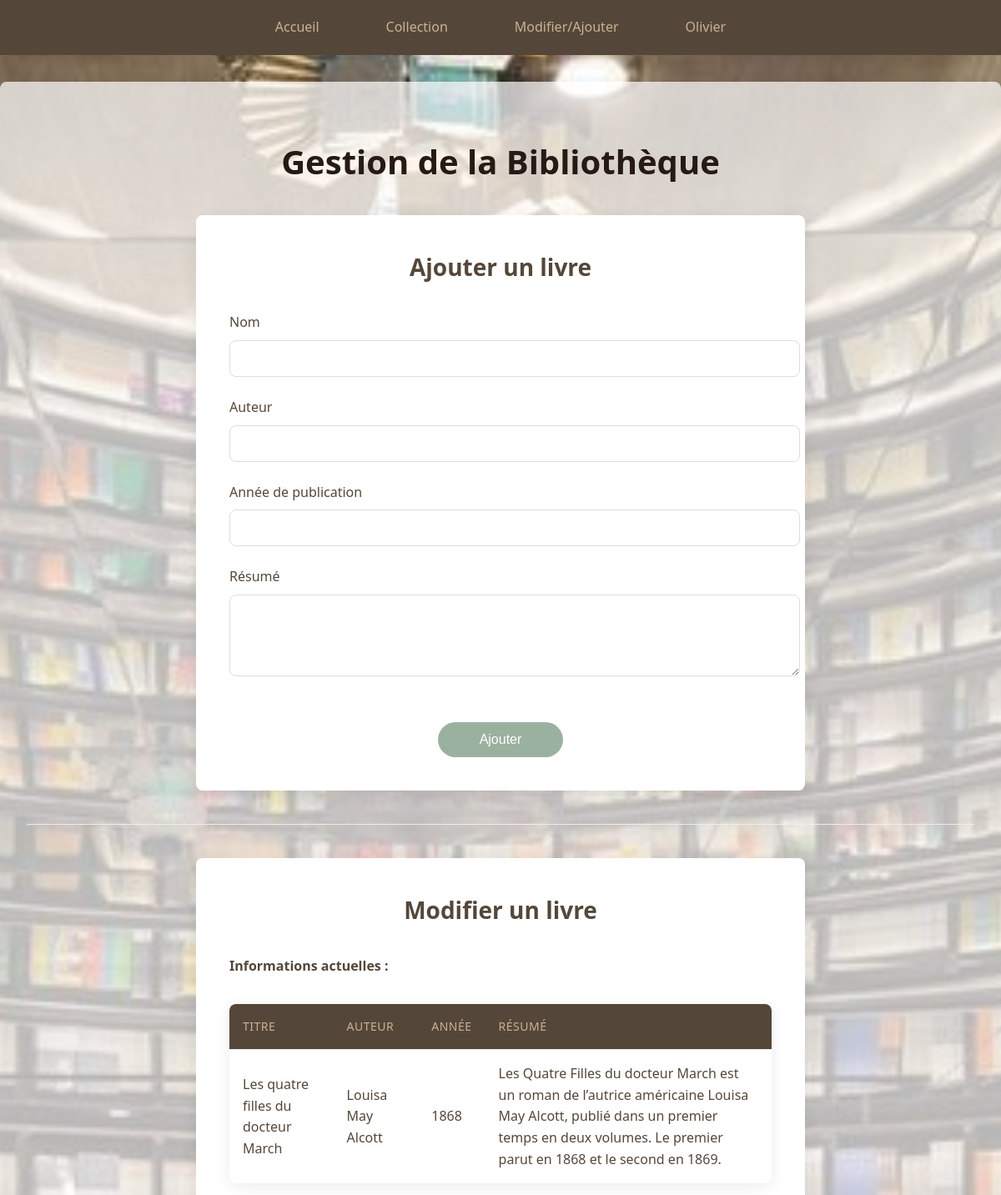
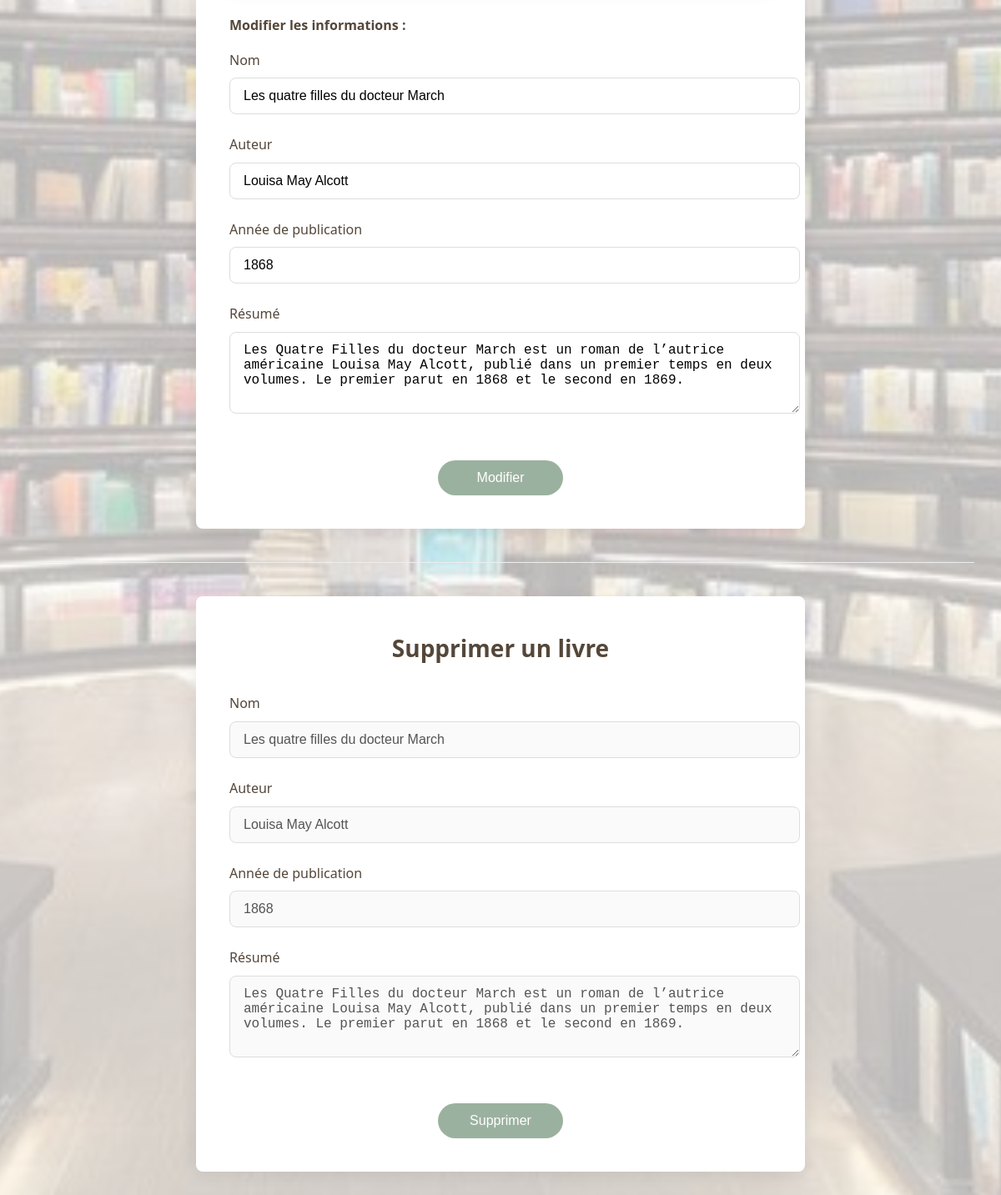
/PHP_Formulaire_Léane-Deville_B1-1_ESGI/index.php?page=modify&id=18 (signed in), run on the app's committed database (2 pictures, top to bottom).
### tables this page shows
CREATE TABLE IF NOT EXISTS `books` (
  `id` int NOT NULL AUTO_INCREMENT,
  `name` varchar(100) NOT NULL,
  `author` varchar(100) NOT NULL,
  `year` int NOT NULL,
  `summary` text NOT NULL,
  `creator_id` int DEFAULT NULL,
  PRIMARY KEY (`id`)
);

### PHP_Formulaire_Léane-Deville_B1-1_ESGI/controllers/controller.php (called while the page is built, shortened)
<?php
require __DIR__ . '/../models/dbconnexion.php';
require __DIR__ . '/../models/model.php';
function DisplayModify()
{
    $id = isset($_GET['id']) ? $_GET['id'] : null;
    $db = DbConnexion();
    if ($id) {
        $data = GetBook($db, $id);
    } else {
        $data = null;
    }
    require __DIR__ . '/../views/modify.php';
}
?>

### PHP_Formulaire_Léane-Deville_B1-1_ESGI/models/model.php (called while the page is built, shortened)
<?php
function GetBook($db, $id)
{
    $sql = "SELECT * FROM books WHERE id = ?";
    $statement = $db->prepare($sql);
    if ($statement->execute([$id])) {
        return $statement->fetch();
    } else {
        echo "Erreur avec l'identifiant du livre";
        return false;
    }
}
?>

### PHP_Formulaire_Léane-Deville_B1-1_ESGI/views/modify.php (the view, shortened to what this page needs)
<?php require "views/header.php"; ?>
</head>
<body>
    <?php require "views/menu.php"; ?>
    <div class="container">
        <h1>Gestion de la Bibliothèque</h1>
        <div id="formBook" class="add-form">
            <h3 id="add">Ajouter un livre</h3>
            <form action="controllers/controller.php" method="post">
                <label for="newBook_name">Nom</label>
                <input type="text" id="newBook_name" name="newBook_name" required>
                <label for="newBook_author">Auteur</label>
                <input type="text" id="newBook_author" name="newBook_author" required>
                <label for="newBook_year">Année de publication</label>
                <input type="number" id="newBook_year" name="newBook_year" required>
                <label for="newBook_summary">Résumé</label>
                <textarea id="newBook_summary" name="newBook_summary" required rows="4"></textarea>
                <input type="submit" value="Ajouter">
            </form>
        </div>
        <hr>
        <?php if (isset($data) && $data): ?>
            <div id="formBook" class="edit-form">
                <h3 id="edit">Modifier un livre</h3>
                <h4>Informations actuelles :</h4>
                <table>
                    <tr>
                        <th>Titre</th>
                        <th>Auteur</th>
                        <th>Année</th>
                        <th>Résumé</th>
                    </tr>
                    <tr>
                        <td><?= htmlspecialchars($data['name']) ?></td>
                        <td><?= htmlspecialchars($data['author']) ?></td>
                        <td><?= htmlspecialchars($data['year']) ?></td>
                        <td><?= htmlspecialchars($data['summary']) ?></td>
                    </tr>
                </table>
                <h4>Modifier les informations :</h4>
                <form action="controllers/controller.php" method="post">
                    <label for="chgBook_name">Nom</label>
                    <input type="text" id="chgBook_name" name="chgBook_name" value="<?= htmlspecialchars($data['name']) ?>"
                        required>
                    <label for="chgBook_author">Auteur</label>
                    <input type="text" id="chgBook_author" name="chgBook_author"
                        value="<?= htmlspecialchars($data['author']) ?>" required>
                    <label for="chgBook_year">Année de publication</label>
                    <input type="number" id="chgBook_year" name="chgBook_year"
                        value="<?= htmlspecialchars($data['year']) ?>" required>
                    <label for="chgBook_summary">Résumé</label>
                    <textarea id="chgBook_summary" name="chgBook_summary" required
                        rows="4"><?= htmlspecialchars($data['summary']) ?></textarea>
                    <input type="submit" value="Modifier">
                </form>
            </div>
            <hr>
            <div id="formBook" class="delete-form">
                <h3 id="delete">Supprimer un livre</h3>
                <form action="controllers/controller.php" method="post">
                    <label for="del_name">Nom</label>
                    <input type="text" id="del_name" value="<?= htmlspecialchars($data['name']) ?>" disabled>
                    <label for="del_author">Auteur</label>
                    <input type="text" id="del_author" value="<?= htmlspecialchars($data['author']) ?>" disabled>
                    <label for="del_year">Année de publication</label>
                    <input type="number" id="del_year" value="<?= htmlspecialchars($data['year']) ?>" disabled>
                    <label for="del_summary">Résumé</label>
                    <textarea id="del_summary" disabled rows="4"><?= htmlspecialchars($data['summary']) ?></textarea>
                    <input type="submit" value="Supprimer"
                        onclick="return confirm('Êtes-vous sûr de vouloir supprimer ce livre?');">
                </form>
            </div>
        <?php endif; ?>
    </div>
</body>
</html>

### PHP_Formulaire_Léane-Deville_B1-1_ESGI/assets/css/style.css (style rules this page uses)
:root { --principal-color: #9bb19f; --second-color: #54473a; --beige-color: #cbb192; --dark-brown: #271913; --green-accent: #73796b; --very-dark: #14100d; --medium-brown: #957f66; --light-color: #f8f9fa; --text-color: #54473a; --border-radius: 8px; --box-shadow: 0 4px 20px rgba(20, 16, 13, 0.08); --transition: all 0.3s ease; }
body { font-family: 'Poppins', 'Segoe UI', Roboto, sans-serif; margin: 0; padding: 0; line-height: 1.6; color: var(--text-color); background-image: url('../img/backGroundChange.jpg'); background-size: cover; background-position: center center; min-height: 100vh; }
h1, h2, h3, h4 { color: var(--second-color); margin-top: 24px; margin-bottom: 16px; font-weight: 600; }
h1 { text-align: center; font-size: 40px; margin-top: 32px; color: var(--dark-brown); }
h3 { color: var(--second-color); font-size: 24px; }
.container { max-width: 1200px; margin: 32px auto; padding: 32px; background-color: rgba(255, 255, 255, 0.7); border-radius: var(--border-radius); box-shadow: var(--box-shadow); }
table { width: 100%; border-collapse: collapse; margin: 32px 0; background-color: white; border-radius: var(--border-radius); overflow: hidden; box-shadow: var(--box-shadow); }
table th, table td { padding: 16px; text-align: left; }
table th { background-color: var(--second-color); color: var(--beige-color); font-weight: 500; text-transform: uppercase; font-size: 14px; letter-spacing: 0.5px; }
table tr { border-bottom: 1px solid #eee; }
table tr:last-child { border-bottom: none; }
#formBook { background-color: white; padding: 40px; border-radius: var(--border-radius); box-shadow: var(--box-shadow); margin: 32px auto; max-width: 650px; }
#formBook h3 { text-align: center; margin-top: 0; color: var(--second-color); font-size: 28px; margin-bottom: 32px; }
#formBook label { display: block; margin-bottom: 8px; font-weight: 500; color: var(--second-color); }
#formBook input[type="text"], #formBook input[type="password"], #formBook input[type="number"], #formBook textarea { width: 100%; padding: 12px 16px; margin-bottom: 24px; border: 1px solid #ddd; border-radius: var(--border-radius); font-size: 16px; transition: var(--transition); }
#formBook input[type="submit"] { background-color: var(--principal-color); color: white; border: none; border-radius: 30px; padding: 12px 32px; font-size: 16px; font-weight: 500; cursor: pointer; transition: var(--transition); display: block; width: auto; min-width: 150px; margin: 24px auto 0; }
hr { border: none; height: 1px; background-color: #eee; margin: 40px auto; width: 100%; }
.delete-form input[type="submit"] { background-color: #a03c28; }
html { scroll-behavior: smooth; }
h3[id]::before { content: ""; display: block; height: 70px; margin-top: -70px; visibility: hidden; }

### data on the page
books: name "Les quatre filles du docteur March", author "Louisa May Alcott", year "1868", summary "Les Quatre Filles du docteur March est un roman de l’autrice américaine Louisa May Alcott, publié dans un premier temps en deux volumes. Le premier parut en 1868 et le second en 1869.", chgBook_name "Les quatre filles du docteur March", chgBook_author "Louisa May Alcott", chgBook_year "1868", chgBook_summary "Les Quatre Filles du docteur March est un roman de l’autrice américaine Louisa May Alcott, publié dans un premier temps en deux volumes. Le premier parut en 1868 et le second en 1869."

### other printed values
$_SESSION['username'] "Olivier"
